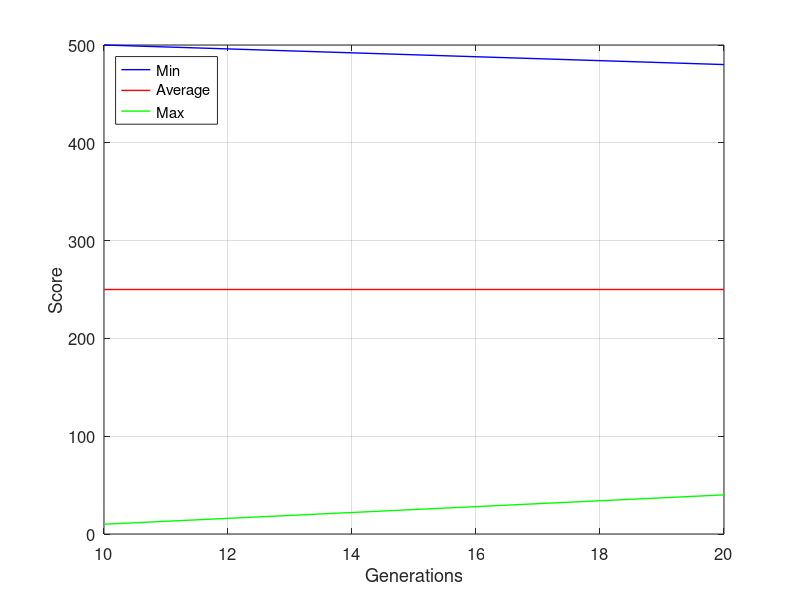

This figure's MATLAB source: (Note: this script raises an error after producing the figure.)
close all;
clear all;
%% parameters %%%%%%%%%%%%%%%%%%%%%%%%%%%%%%%%%%%%%%%%%%%%%%%%%%%%
%% directory %%%%%%%%%%%%%%%%%%%%%%%%%%%%%%%%%%%%%%%%%%%%%%%%%%%%%
foldername = "C:\Users\inslab\Desktop\figures\220516";
% mkdir(foldername);
%% SCORE %%%%%%%%%%%%%%%%%%%%%%%%%%%%%%%%%%%%%%%%%%%%
score = [
10	500	250	10
11	498	250	13
12	496	250	16
13	494	250	19
14	492	250	22
15	490	250	25
16	488	250	28
17	486	250	31
18	484	250	34
19	482	250	37
20	480	250	40
];
%% plot %%%%%%%%%%%%%%%%%%%%%%%%%%%%%%%%%%%%%%%%%%%%%%%%%%%%%%%%%%
figure(1)
clf
hold on
grid on
box on
% X = categorical(generation);

%plot(X, total, 'Color', 'b', 'Marker', '*', 'Markersize', 7, 'LineWidth', 1);
%plot(X, cpu, 'Color', 'r', 'Marker', 'o', 'Markersize', 7, 'LineWidth', 1);
%plot(X, network, 'Color', 'g', 'Marker', '^', 'Markersize', 7, 'LineWidth', 1);

plot(score(:,1), score(:,2), 'Color', 'b','LineWidth', 1);
plot(score(:,1), score(:,3), 'Color', 'r', 'LineWidth', 1);
plot(score(:,1), score(:,4), 'Color', 'g', 'LineWidth', 1);

% ylim([0 50]);

legend('Min', 'Average', 'Max', 'Location','northwest');
xlabel("Generations");
ylabel('Score');
%title('Power')

set(gca,'fontsize',12);

saveas(figure(1),foldername+'/figure_genetic_algorithm'+'.png');
saveas(figure(1),foldername+'/figure_genetic_algorithm'+'.fig');
saveas(figure(1),foldername+'/figure_genetic_algorithm'+'.pdf');